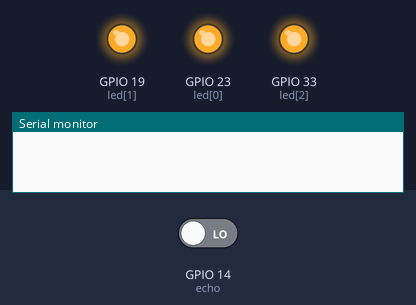
Bench run of a sketch on a simulated ESP32. On the bench: output pins drawn as LEDs (lit = HIGH), the last lines printed to the serial monitor. The test bench sets the inputs (shaded band); at power-on: GPIO 14 (echo) LOW. Pins used as bus, display or sensor lines are not drawn.

Above: at 0.5 s.
At 4.6 s:
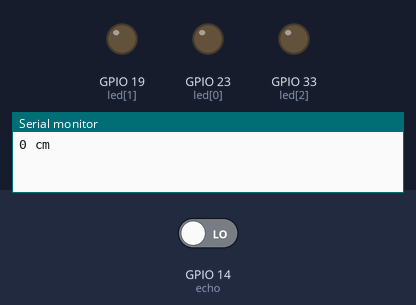
Timing chart, 0 to 5.3 s (numbered marks = the images above):
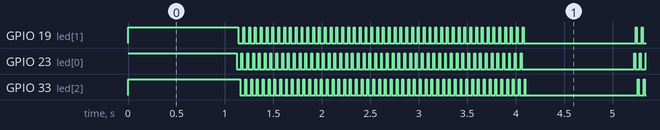

The sketch:

led.ino
```cpp
int led[3] = {23, 19, 33};  // R, Y, B
int gnd[3] = {22, 18, 32};
int trig = 13, echo = 14;

void setup() {
  // put your setup code here, to run once:
  for (int i = 0; i < 3; i++) {
    pinMode(led[i], OUTPUT);
    pinMode(gnd[i], OUTPUT);

    digitalWrite(led[i], 1);
    digitalWrite(gnd[i], 0);
  }
  pinMode(trig, OUTPUT); // trig
  pinMode(echo, INPUT);  // echo

  Serial.begin(115200);
}

int dis;

void loop() {
  // put your main code here, to run repeatedly:
  digitalWrite(trig, 1);
  delay(10);
  digitalWrite(trig, 0);
  dis = pulseIn(echo, 1) * 17 / 1000;
  Serial.printf("%d cm\n", dis);
  delay(100);

  if (dis < 5) {
    blnk(10);
  }
  else if (dis < 10) {
    blnk(50);
  }
  else if (dis < 15) {
    blnk(100);
  }
}

void blnk(int delay_time) {
  for (int i = 0; i < 500/delay_time; i++) {
    for (int j = 0; j < 3; j++) {
      digitalWrite(led[j], 1);
      delay(delay_time);
      digitalWrite(led[j], 0);
      delay(delay_time);
    }
  }
}
```

Measured:
- by itself, GPIO 19 (led[1]), GPIO 23 (led[0]), GPIO 33 (led[2]): moves between LOW and HIGH, repeating every 4.1 s
